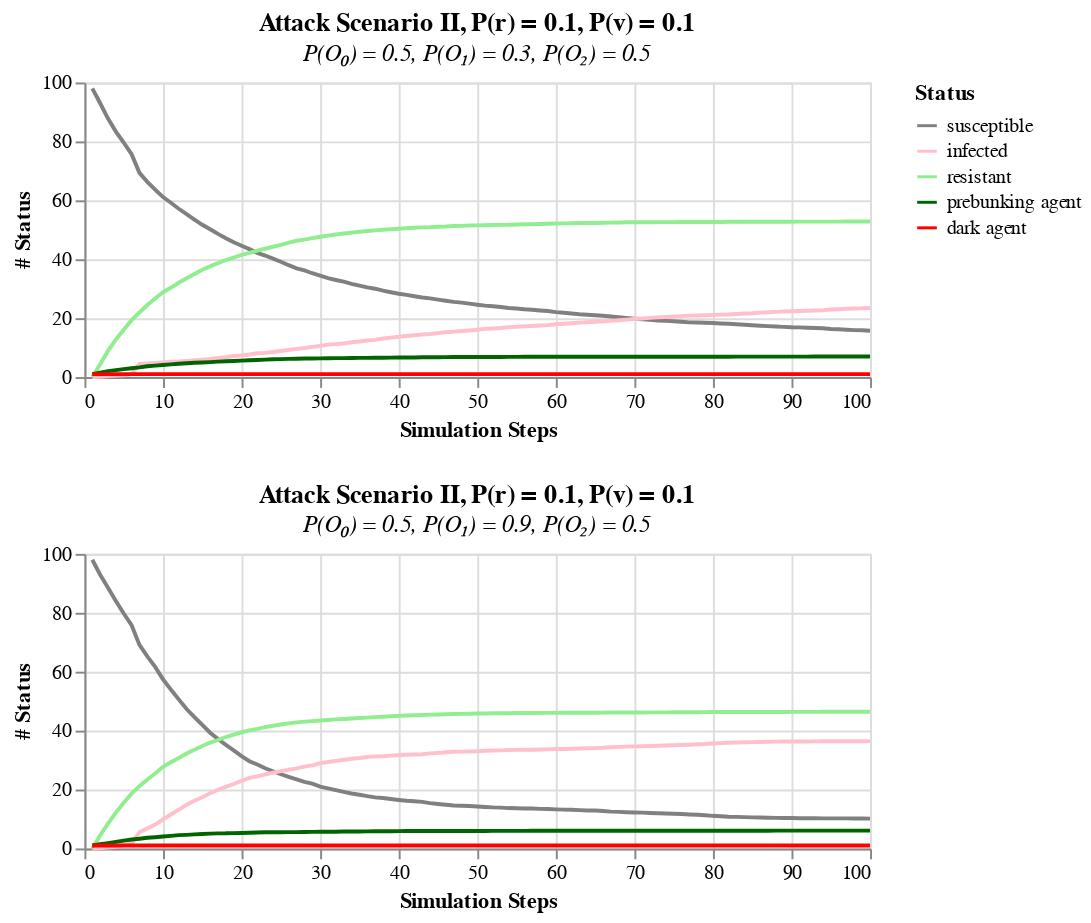

The notebook cell this image was saved under:
### Markdown cell above
# Influence misinformation propagation speed (opinion 1, P(O₁))

### Code cell
import pandas as pd
import altair as alt
import numpy as np
import re

# Relative path to directory withing repository, based on attack kind
relative_path = "results/Attack_Kind_1/"
path = os.path.join(script_dir, relative_path)

def clean_and_convert(s):
    s = re.sub(r'[\[\]\n]', ' ', s)
    return np.array([float(x) for x in s.split()])

charts = []

# Loop over all combinations of prob_share_disinfo, prob_share_indifferent, prob_share_facts
share_values_full = [0.0, 0.1, 0.2, 0.3, 0.4, 0.5, 0.6, 0.7, 0.8, 0.9, 1.0]
share_values = [0.3, 0.9]
path_values = ['0_0', '0_1', '0_2', '0_3', '0_4', '0_5', '0_6', '0_7', '0_8', '0_9', '1_0']
pr_pos = 1
pv_pos = 1

pr = share_values_full[pr_pos]
pv = share_values_full[pv_pos]
pr_path = path_values[pr_pos]
pv_path = path_values[pv_pos]

file_path = f"{path}end_result_atk1_pre{pr_path}_imu{pv_path}.csv"
df = pd.read_csv(file_path)

df_attack_kind_1 = df[df['attack_kind'] == 1]

for l in share_values:

    filtered_df = df_attack_kind_1[
        (df_attack_kind_1["prob_share_disinfo"] == l) &
        (df_attack_kind_1["prob_share_indifferent"] == 0.5) &
        (df_attack_kind_1["prob_share_facts"] == 0.5)
    ]

    x_values = list(range(1, 101))

    raw_data0 = np.concatenate([
        filtered_df.loc[filtered_df['attack_kind'] == 1, 's_status'].astype(str).values,
        filtered_df.loc[filtered_df['attack_kind'] == 1, 'i_status'].astype(str).values,
        filtered_df.loc[filtered_df['attack_kind'] == 1, 'r_status'].astype(str).values,
        filtered_df.loc[filtered_df['attack_kind'] == 1, 'ar_status'].astype(str).values,
        filtered_df.loc[filtered_df['attack_kind'] == 1, 'ui_status'].astype(str).values
    ])

    list_data0 = [clean_and_convert(item) for item in raw_data0]
    flat_list0 = np.concatenate(list_data0) if list_data0 else []

    df_0 = pd.DataFrame({
        'x': x_values * 5,
        'y': flat_list0,
        'line': np.repeat(['susceptible', 'infected', 'resistant', 'prebunking agent', 'dark agent'], 100),
    })

    color_scale = alt.Scale(
        domain=['susceptible', 'infected', 'resistant', 'prebunking agent', 'dark agent'],
        range=['grey', 'pink', 'lightgreen', 'darkgreen', 'red']
    )

    a = alt.Chart(df_0).mark_line().encode(
        x=alt.X('x', title='Simulation Steps'),
        y=alt.Y('y', title='# Status', scale=alt.Scale(domain=[0, 100])),
        color=alt.Color('line', title='Status', scale=color_scale)
    ).properties(width=400, height=150,
        title=alt.TitleParams(
            text=f'Attack Scenario II, P(r) = {pr}, P(v) = {pv}',
            subtitle=f'P(O₀) = {0.5}, P(O₁) = {l}, P(O₂) = {0.5}',
            subtitleFontStyle='italic'
        ))

    charts.append(a)

rows = []
for i in range(0, len(charts), 1):
    rows.append(alt.hconcat(*charts[i:i+1]))

final_chart = alt.vconcat(*rows)

final_chart

### Figure 1 — Vega-Lite specification as saved in the notebook (floating-point values rounded to 4 significant figures; data arrays with more than 128 entries replaced by an {"elided": "..."} marker saying what was removed)
{"config": {"view": {"continuousWidth": 300, "continuousHeight": 300}}, "vconcat": [{"hconcat": [{"mark": {"type": "line"}, "encoding": {"color": {"field": "line", "scale": {"domain": ["susceptible", "infected", "resistant", "prebunking agent", "dark agent"], "range": ["grey", "pink", "lightgreen", "darkgreen", "red"]}, "title": "Status", "type": "nominal"}, "x": {"field": "x", "title": "Simulation Steps", "type": "quantitative"}, "y": {"field": "y", "scale": {"domain": [0, 100]}, "title": "# Status", "type": "quantitative"}}, "height": 150, "title": {"text": "Attack Scenario II, P(r) = 0.1, P(v) = 0.1", "subtitle": "P(O₀) = 0.5, P(O₁) = 0.3, P(O₂) = 0.5", "subtitleFontStyle": "italic"}, "width": 400}], "data": {"name": "data-e8f3f8ae3d0517a9bf12a8c16f2872f8"}}, {"hconcat": [{"mark": {"type": "line"}, "encoding": {"color": {"field": "line", "scale": {"domain": ["susceptible", "infected", "resistant", "prebunking agent", "dark agent"], "range": ["grey", "pink", "lightgreen", "darkgreen", "red"]}, "title": "Status", "type": "nominal"}, "x": {"field": "x", "title": "Simulation Steps", "type": "quantitative"}, "y": {"field": "y", "scale": {"domain": [0, 100]}, "title": "# Status", "type": "quantitative"}}, "height": 150, "title": {"text": "Attack Scenario II, P(r) = 0.1, P(v) = 0.1", "subtitle": "P(O₀) = 0.5, P(O₁) = 0.9, P(O₂) = 0.5", "subtitleFontStyle": "italic"}, "width": 400}], "data": {"name": "data-faf6781b9d5ead49d693fdc6eb481762"}}], "$schema": "https://vega.github.io/schema/vega-lite/v5.20.1.json", "datasets": {"data-e8f3f8ae3d0517a9bf12a8c16f2872f8": {"elided": "500 records"}, "data-faf6781b9d5ead49d693fdc6eb481762": {"elided": "500 records"}}}
